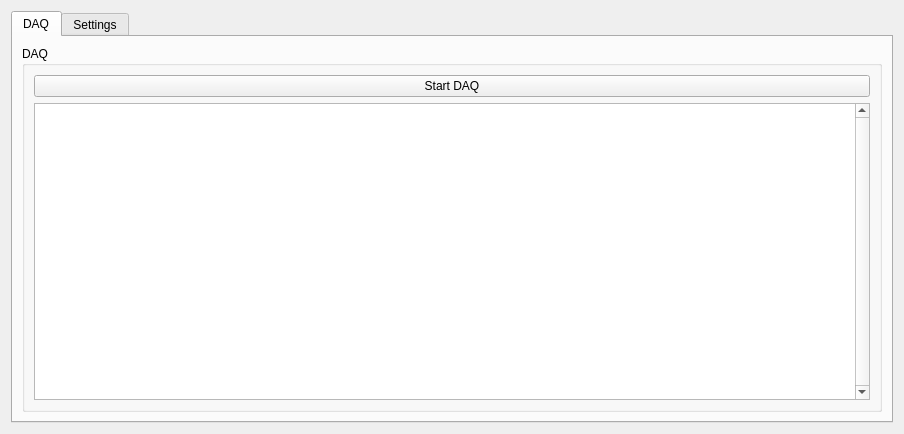
<?xml version="1.0" encoding="UTF-8"?>
<ui version="4.0">
 <class>Form</class>
 <widget class="QWidget" name="Form">
  <property name="enabled">
   <bool>true</bool>
  </property>
  <property name="geometry">
   <rect>
    <x>0</x>
    <y>0</y>
    <width>904</width>
    <height>434</height>
   </rect>
  </property>
  <property name="minimumSize">
   <size>
    <width>0</width>
    <height>0</height>
   </size>
  </property>
  <property name="contextMenuPolicy">
   <enum>Qt::CustomContextMenu</enum>
  </property>
  <property name="windowTitle">
   <string>DAQ Tool</string>
  </property>
  <property name="windowOpacity">
   <double>1.000000000000000</double>
  </property>
  <layout class="QGridLayout" name="gridLayout">
   <item row="0" column="0">
    <widget class="QTabWidget" name="tabWidget">
     <property name="currentIndex">
      <number>0</number>
     </property>
     <widget class="QWidget" name="tab">
      <attribute name="title">
       <string>DAQ</string>
      </attribute>
      <layout class="QGridLayout" name="gridLayout_3">
       <item row="3" column="0">
        <widget class="QGroupBox" name="groupBox">
         <property name="title">
          <string>DAQ</string>
         </property>
         <layout class="QVBoxLayout" name="verticalLayout_2">
          <item>
           <widget class="QPushButton" name="sequence_button">
            <property name="text">
             <string>Start DAQ</string>
            </property>
            <property name="checkable">
             <bool>true</bool>
            </property>
           </widget>
          </item>
          <item>
           <widget class="QTextBrowser" name="textBrowser">
            <property name="sizePolicy">
             <sizepolicy hsizetype="Expanding" vsizetype="Preferred">
              <horstretch>0</horstretch>
              <verstretch>0</verstretch>
             </sizepolicy>
            </property>
            <property name="verticalScrollBarPolicy">
             <enum>Qt::ScrollBarAlwaysOn</enum>
            </property>
           </widget>
          </item>
         </layout>
        </widget>
       </item>
      </layout>
     </widget>
     <widget class="QWidget" name="tab_2">
      <attribute name="title">
       <string>Settings</string>
      </attribute>
      <layout class="QGridLayout" name="gridLayout_2">
       <item row="0" column="1">
        <widget class="QGroupBox" name="groupBox_3">
         <property name="title">
          <string>CRL Status</string>
         </property>
         <widget class="QGroupBox" name="groupBoxCurrentFanStatus">
          <property name="geometry">
           <rect>
            <x>10</x>
            <y>40</y>
            <width>321</width>
            <height>311</height>
           </rect>
          </property>
          <property name="font">
           <font>
            <pointsize>10</pointsize>
            <weight>75</weight>
            <bold>true</bold>
           </font>
          </property>
          <property name="title">
           <string/>
          </property>
          <widget class="QGroupBox" name="groupBoxCurrentFan1">
           <property name="geometry">
            <rect>
             <x>10</x>
             <y>10</y>
             <width>251</width>
             <height>81</height>
            </rect>
           </property>
           <property name="font">
            <font>
             <pointsize>8</pointsize>
             <weight>50</weight>
             <bold>false</bold>
            </font>
           </property>
           <property name="title">
            <string>SASE 1</string>
           </property>
           <widget class="QLabel" name="labelStatusFan1_1">
            <property name="geometry">
             <rect>
              <x>10</x>
              <y>20</y>
              <width>21</width>
              <height>21</height>
             </rect>
            </property>
            <property name="font">
             <font>
              <pointsize>10</pointsize>
              <weight>50</weight>
              <bold>false</bold>
             </font>
            </property>
            <property name="frameShape">
             <enum>QFrame::NoFrame</enum>
            </property>
            <property name="text">
             <string/>
            </property>
            <property name="pixmap">
             <pixmap resource="../../../../Downloads/grid-control-master/grid-control/ui/resources.qrc">:/icons/led-red-on.png</pixmap>
            </property>
            <property name="scaledContents">
             <bool>true</bool>
            </property>
           </widget>
           <widget class="QLabel" name="labelStatusFan1_2">
            <property name="geometry">
             <rect>
              <x>60</x>
              <y>20</y>
              <width>21</width>
              <height>21</height>
             </rect>
            </property>
            <property name="font">
             <font>
              <pointsize>10</pointsize>
              <weight>50</weight>
              <bold>false</bold>
             </font>
            </property>
            <property name="frameShape">
             <enum>QFrame::NoFrame</enum>
            </property>
            <property name="text">
             <string/>
            </property>
            <property name="pixmap">
             <pixmap resource="../../../../Downloads/grid-control-master/grid-control/ui/resources.qrc">:/icons/led-red-on.png</pixmap>
            </property>
            <property name="scaledContents">
             <bool>true</bool>
            </property>
           </widget>
           <widget class="QLabel" name="labelStatusFan1_3">
            <property name="geometry">
             <rect>
              <x>110</x>
              <y>20</y>
              <width>21</width>
              <height>21</height>
             </rect>
            </property>
            <property name="font">
             <font>
              <pointsize>10</pointsize>
              <weight>50</weight>
              <bold>false</bold>
             </font>
            </property>
            <property name="frameShape">
             <enum>QFrame::NoFrame</enum>
            </property>
            <property name="text">
             <string/>
            </property>
            <property name="pixmap">
             <pixmap resource="../../../../Downloads/grid-control-master/grid-control/ui/resources.qrc">:/icons/led-red-on.png</pixmap>
            </property>
            <property name="scaledContents">
             <bool>true</bool>
            </property>
           </widget>
           <widget class="QLabel" name="labelStatusFan1_4">
            <property name="geometry">
             <rect>
              <x>160</x>
              <y>20</y>
              <width>21</width>
              <height>21</height>
             </rect>
            </property>
            <property name="font">
             <font>
              <pointsize>10</pointsize>
              <weight>50</weight>
              <bold>false</bold>
             </font>
            </property>
            <property name="frameShape">
             <enum>QFrame::NoFrame</enum>
            </property>
            <property name="text">
             <string/>
            </property>
            <property name="pixmap">
             <pixmap resource="../../../../Downloads/grid-control-master/grid-control/ui/resources.qrc">:/icons/led-red-on.png</pixmap>
            </property>
            <property name="scaledContents">
             <bool>true</bool>
            </property>
           </widget>
           <widget class="QLabel" name="labelStatusFan1_5">
            <property name="geometry">
             <rect>
              <x>210</x>
              <y>20</y>
              <width>21</width>
              <height>21</height>
             </rect>
            </property>
            <property name="font">
             <font>
              <pointsize>10</pointsize>
              <weight>50</weight>
              <bold>false</bold>
             </font>
            </property>
            <property name="frameShape">
             <enum>QFrame::NoFrame</enum>
            </property>
            <property name="text">
             <string/>
            </property>
            <property name="pixmap">
             <pixmap resource="../../../../Downloads/grid-control-master/grid-control/ui/resources.qrc">:/icons/led-red-on.png</pixmap>
            </property>
            <property name="scaledContents">
             <bool>true</bool>
            </property>
           </widget>
           <widget class="QLabel" name="labelStatusFan1_9">
            <property name="geometry">
             <rect>
              <x>160</x>
              <y>50</y>
              <width>21</width>
              <height>21</height>
             </rect>
            </property>
            <property name="font">
             <font>
              <pointsize>10</pointsize>
              <weight>50</weight>
              <bold>false</bold>
             </font>
            </property>
            <property name="frameShape">
             <enum>QFrame::NoFrame</enum>
            </property>
            <property name="text">
             <string/>
            </property>
            <property name="pixmap">
             <pixmap resource="../../../../Downloads/grid-control-master/grid-control/ui/resources.qrc">:/icons/led-red-on.png</pixmap>
            </property>
            <property name="scaledContents">
             <bool>true</bool>
            </property>
           </widget>
           <widget class="QLabel" name="labelStatusFan1_10">
            <property name="geometry">
             <rect>
              <x>210</x>
              <y>50</y>
              <width>21</width>
              <height>21</height>
             </rect>
            </property>
            <property name="font">
             <font>
              <pointsize>10</pointsize>
              <weight>50</weight>
              <bold>false</bold>
             </font>
            </property>
            <property name="frameShape">
             <enum>QFrame::NoFrame</enum>
            </property>
            <property name="text">
             <string/>
            </property>
            <property name="pixmap">
             <pixmap resource="../../../../Downloads/grid-control-master/grid-control/ui/resources.qrc">:/icons/led-red-on.png</pixmap>
            </property>
            <property name="scaledContents">
             <bool>true</bool>
            </property>
           </widget>
           <widget class="QLabel" name="labelStatusFan1_6">
            <property name="geometry">
             <rect>
              <x>10</x>
              <y>50</y>
              <width>21</width>
              <height>21</height>
             </rect>
            </property>
            <property name="font">
             <font>
              <pointsize>10</pointsize>
              <weight>50</weight>
              <bold>false</bold>
             </font>
            </property>
            <property name="frameShape">
             <enum>QFrame::NoFrame</enum>
            </property>
            <property name="text">
             <string/>
            </property>
            <property name="pixmap">
             <pixmap resource="../../../../Downloads/grid-control-master/grid-control/ui/resources.qrc">:/icons/led-red-on.png</pixmap>
            </property>
            <property name="scaledContents">
             <bool>true</bool>
            </property>
           </widget>
           <widget class="QLabel" name="labelStatusFan1_7">
            <property name="geometry">
             <rect>
              <x>60</x>
              <y>50</y>
              <width>21</width>
              <height>21</height>
             </rect>
            </property>
            <property name="font">
             <font>
              <pointsize>10</pointsize>
              <weight>50</weight>
              <bold>false</bold>
             </font>
            </property>
            <property name="frameShape">
             <enum>QFrame::NoFrame</enum>
            </property>
            <property name="text">
             <string/>
            </property>
            <property name="pixmap">
             <pixmap resource="../../../../Downloads/grid-control-master/grid-control/ui/resources.qrc">:/icons/led-red-on.png</pixmap>
            </property>
            <property name="scaledContents">
             <bool>true</bool>
            </property>
           </widget>
           <widget class="QLabel" name="labelStatusFan1_8">
            <property name="geometry">
             <rect>
              <x>110</x>
              <y>50</y>
              <width>21</width>
              <height>21</height>
             </rect>
            </property>
            <property name="font">
             <font>
              <pointsize>10</pointsize>
              <weight>50</weight>
              <bold>false</bold>
             </font>
            </property>
            <property name="frameShape">
             <enum>QFrame::NoFrame</enum>
            </property>
            <property name="text">
             <string/>
            </property>
            <property name="pixmap">
             <pixmap resource="../../../../Downloads/grid-control-master/grid-control/ui/resources.qrc">:/icons/led-red-on.png</pixmap>
            </property>
            <property name="scaledContents">
             <bool>true</bool>
            </property>
           </widget>
          </widget>
          <widget class="QGroupBox" name="groupBoxCurrentFan2">
           <property name="geometry">
            <rect>
             <x>10</x>
             <y>100</y>
             <width>251</width>
             <height>81</height>
            </rect>
           </property>
           <property name="font">
            <font>
             <pointsize>8</pointsize>
             <weight>50</weight>
             <bold>false</bold>
            </font>
           </property>
           <property name="title">
            <string>SASE2</string>
           </property>
           <widget class="QLabel" name="labelStatusFan2_1">
            <property name="geometry">
             <rect>
              <x>10</x>
              <y>20</y>
              <width>21</width>
              <height>21</height>
             </rect>
            </property>
            <property name="font">
             <font>
              <pointsize>10</pointsize>
              <weight>50</weight>
              <bold>false</bold>
             </font>
            </property>
            <property name="frameShape">
             <enum>QFrame::NoFrame</enum>
            </property>
            <property name="text">
             <string/>
            </property>
            <property name="pixmap">
             <pixmap resource="../../../../Downloads/grid-control-master/grid-control/ui/resources.qrc">:/icons/led-red-on.png</pixmap>
            </property>
            <property name="scaledContents">
             <bool>true</bool>
            </property>
           </widget>
           <widget class="QLabel" name="labelStatusFan2_2">
            <property name="geometry">
             <rect>
              <x>60</x>
              <y>20</y>
              <width>21</width>
              <height>21</height>
             </rect>
            </property>
            <property name="font">
             <font>
              <pointsize>10</pointsize>
              <weight>50</weight>
              <bold>false</bold>
             </font>
            </property>
            <property name="frameShape">
             <enum>QFrame::NoFrame</enum>
            </property>
            <property name="text">
             <string/>
            </property>
            <property name="pixmap">
             <pixmap resource="../../../../Downloads/grid-control-master/grid-control/ui/resources.qrc">:/icons/led-red-on.png</pixmap>
            </property>
            <property name="scaledContents">
             <bool>true</bool>
            </property>
           </widget>
           <widget class="QLabel" name="labelStatusFan2_3">
            <property name="geometry">
             <rect>
              <x>110</x>
              <y>20</y>
              <width>21</width>
              <height>21</height>
             </rect>
            </property>
            <property name="font">
             <font>
              <pointsize>10</pointsize>
              <weight>50</weight>
              <bold>false</bold>
             </font>
            </property>
            <property name="frameShape">
             <enum>QFrame::NoFrame</enum>
            </property>
            <property name="text">
             <string/>
            </property>
            <property name="pixmap">
             <pixmap resource="../../../../Downloads/grid-control-master/grid-control/ui/resources.qrc">:/icons/led-red-on.png</pixmap>
            </property>
            <property name="scaledContents">
             <bool>true</bool>
            </property>
           </widget>
           <widget class="QLabel" name="labelStatusFan2_4">
            <property name="geometry">
             <rect>
              <x>160</x>
              <y>20</y>
              <width>21</width>
              <height>21</height>
             </rect>
            </property>
            <property name="font">
             <font>
              <pointsize>10</pointsize>
              <weight>50</weight>
              <bold>false</bold>
             </font>
            </property>
            <property name="frameShape">
             <enum>QFrame::NoFrame</enum>
            </property>
            <property name="text">
             <string/>
            </property>
            <property name="pixmap">
             <pixmap resource="../../../../Downloads/grid-control-master/grid-control/ui/resources.qrc">:/icons/led-red-on.png</pixmap>
            </property>
            <property name="scaledContents">
             <bool>true</bool>
            </property>
           </widget>
           <widget class="QLabel" name="labelStatusFan2_5">
            <property name="geometry">
             <rect>
              <x>210</x>
              <y>20</y>
              <width>21</width>
              <height>21</height>
             </rect>
            </property>
            <property name="font">
             <font>
              <pointsize>10</pointsize>
              <weight>50</weight>
              <bold>false</bold>
             </font>
            </property>
            <property name="frameShape">
             <enum>QFrame::NoFrame</enum>
            </property>
            <property name="text">
             <string/>
            </property>
            <property name="pixmap">
             <pixmap resource="../../../../Downloads/grid-control-master/grid-control/ui/resources.qrc">:/icons/led-red-on.png</pixmap>
            </property>
            <property name="scaledContents">
             <bool>true</bool>
            </property>
           </widget>
           <widget class="QLabel" name="labelStatusFan2_6">
            <property name="geometry">
             <rect>
              <x>10</x>
              <y>50</y>
              <width>21</width>
              <height>21</height>
             </rect>
            </property>
            <property name="font">
             <font>
              <pointsize>10</pointsize>
              <weight>50</weight>
              <bold>false</bold>
             </font>
            </property>
            <property name="frameShape">
             <enum>QFrame::NoFrame</enum>
            </property>
            <property name="text">
             <string/>
            </property>
            <property name="pixmap">
             <pixmap resource="../../../../Downloads/grid-control-master/grid-control/ui/resources.qrc">:/icons/led-red-on.png</pixmap>
            </property>
            <property name="scaledContents">
             <bool>true</bool>
            </property>
           </widget>
           <widget class="QLabel" name="labelStatusFan2_7">
            <property name="geometry">
             <rect>
              <x>60</x>
              <y>50</y>
              <width>21</width>
              <height>21</height>
             </rect>
            </property>
            <property name="font">
             <font>
              <pointsize>10</pointsize>
              <weight>50</weight>
              <bold>false</bold>
             </font>
            </property>
            <property name="frameShape">
             <enum>QFrame::NoFrame</enum>
            </property>
            <property name="text">
             <string/>
            </property>
            <property name="pixmap">
             <pixmap resource="../../../../Downloads/grid-control-master/grid-control/ui/resources.qrc">:/icons/led-red-on.png</pixmap>
            </property>
            <property name="scaledContents">
             <bool>true</bool>
            </property>
           </widget>
           <widget class="QLabel" name="labelStatusFan2_8">
            <property name="geometry">
             <rect>
              <x>110</x>
              <y>50</y>
              <width>21</width>
              <height>21</height>
             </rect>
            </property>
            <property name="font">
             <font>
              <pointsize>10</pointsize>
              <weight>50</weight>
              <bold>false</bold>
             </font>
            </property>
            <property name="frameShape">
             <enum>QFrame::NoFrame</enum>
            </property>
            <property name="text">
             <string/>
            </property>
            <property name="pixmap">
             <pixmap resource="../../../../Downloads/grid-control-master/grid-control/ui/resources.qrc">:/icons/led-red-on.png</pixmap>
            </property>
            <property name="scaledContents">
             <bool>true</bool>
            </property>
           </widget>
           <widget class="QLabel" name="labelStatusFan2_9">
            <property name="geometry">
             <rect>
              <x>160</x>
              <y>50</y>
              <width>21</width>
              <height>21</height>
             </rect>
            </property>
            <property name="font">
             <font>
              <pointsize>10</pointsize>
              <weight>50</weight>
              <bold>false</bold>
             </font>
            </property>
            <property name="frameShape">
             <enum>QFrame::NoFrame</enum>
            </property>
            <property name="text">
             <string/>
            </property>
            <property name="pixmap">
             <pixmap resource="../../../../Downloads/grid-control-master/grid-control/ui/resources.qrc">:/icons/led-red-on.png</pixmap>
            </property>
            <property name="scaledContents">
             <bool>true</bool>
            </property>
           </widget>
           <widget class="QLabel" name="labelStatusFan2_10">
            <property name="geometry">
             <rect>
              <x>210</x>
              <y>50</y>
              <width>21</width>
              <height>21</height>
             </rect>
            </property>
            <property name="font">
             <font>
              <pointsize>10</pointsize>
              <weight>50</weight>
              <bold>false</bold>
             </font>
            </property>
            <property name="frameShape">
             <enum>QFrame::NoFrame</enum>
            </property>
            <property name="text">
             <string/>
            </property>
            <property name="pixmap">
             <pixmap resource="../../../../Downloads/grid-control-master/grid-control/ui/resources.qrc">:/icons/led-red-on.png</pixmap>
            </property>
            <property name="scaledContents">
             <bool>true</bool>
            </property>
           </widget>
          </widget>
          <widget class="QGroupBox" name="groupBoxCurrentFan3">
           <property name="geometry">
            <rect>
             <x>10</x>
             <y>210</y>
             <width>251</width>
             <height>81</height>
            </rect>
           </property>
           <property name="font">
            <font>
             <pointsize>8</pointsize>
             <weight>50</weight>
             <bold>false</bold>
            </font>
           </property>
           <property name="title">
            <string>SASE 3</string>
           </property>
          </widget>
         </widget>
        </widget>
       </item>
       <item row="0" column="0">
        <widget class="QGroupBox" name="groupBox_2">
         <property name="title">
          <string>Beam pointing measurement configuration</string>
         </property>
         <layout class="QGridLayout" name="gridLayout_4">
          <item row="0" column="1" colspan="2">
           <widget class="QComboBox" name="SASEoptions">
            <item>
             <property name="text">
              <string>SASE1</string>
             </property>
            </item>
            <item>
             <property name="text">
              <string>SASE2</string>
             </property>
            </item>
            <item>
             <property name="text">
              <string>SASE3</string>
             </property>
            </item>
            <item>
             <property name="text">
              <string>SASE1 &amp; SASE2</string>
             </property>
            </item>
            <item>
             <property name="text">
              <string>SASE1 &amp; SASE3</string>
             </property>
            </item>
            <item>
             <property name="text">
              <string>SASE2 &amp; SASE3</string>
             </property>
            </item>
            <item>
             <property name="text">
              <string>SASE1  &amp; SASE2 &amp; SASE 3</string>
             </property>
            </item>
           </widget>
          </item>
          <item row="12" column="1" colspan="2">
           <widget class="QPushButton" name="write_button">
            <property name="text">
             <string>Write to DOOCS</string>
            </property>
            <property name="checkable">
             <bool>false</bool>
            </property>
           </widget>
          </item>
          <item row="2" column="0">
           <widget class="QLabel" name="label_5">
            <property name="maximumSize">
             <size>
              <width>200</width>
              <height>16777215</height>
             </size>
            </property>
            <property name="text">
             <string>SA1 k-value</string>
            </property>
           </widget>
          </item>
          <item row="0" column="0">
           <widget class="QLabel" name="label_4">
            <property name="maximumSize">
             <size>
              <width>200</width>
              <height>16777215</height>
             </size>
            </property>
            <property name="text">
             <string>Run Measurement for:</string>
            </property>
           </widget>
          </item>
          <item row="4" column="2">
           <widget class="QLabel" name="label_9">
            <property name="maximumSize">
             <size>
              <width>200</width>
              <height>16777215</height>
             </size>
            </property>
            <property name="text">
             <string>e-4</string>
            </property>
           </widget>
          </item>
          <item row="9" column="1">
           <widget class="QSpinBox" name="measurement_time">
            <property name="maximum">
             <number>1000</number>
            </property>
           </widget>
          </item>
          <item row="9" column="0">
           <widget class="QLabel" name="label_11">
            <property name="maximumSize">
             <size>
              <width>500</width>
              <height>16777215</height>
             </size>
            </property>
            <property name="text">
             <string>No. of measurements per iteration:</string>
            </property>
           </widget>
          </item>
          <item row="10" column="1">
           <widget class="QSpinBox" name="iterations">
            <property name="maximum">
             <number>1000</number>
            </property>
           </widget>
          </item>
          <item row="11" column="1" colspan="2">
           <widget class="QLabel" name="total_meas_time">
            <property name="text">
             <string>0</string>
            </property>
           </widget>
          </item>
          <item row="5" column="2">
           <widget class="QLabel" name="label_8">
            <property name="maximumSize">
             <size>
              <width>200</width>
              <height>16777215</height>
             </size>
            </property>
            <property name="text">
             <string>e-4</string>
            </property>
           </widget>
          </item>
          <item row="1" column="0" colspan="3">
           <widget class="Line" name="line">
            <property name="orientation">
             <enum>Qt::Horizontal</enum>
            </property>
           </widget>
          </item>
          <item row="5" column="1">
           <widget class="QSpinBox" name="sa3_k">
            <property name="maximum">
             <number>999</number>
            </property>
           </widget>
          </item>
          <item row="2" column="1">
           <widget class="QSpinBox" name="sa1_k">
            <property name="maximum">
             <number>999</number>
            </property>
           </widget>
          </item>
          <item row="5" column="0">
           <widget class="QLabel" name="label_7">
            <property name="maximumSize">
             <size>
              <width>200</width>
              <height>16777215</height>
             </size>
            </property>
            <property name="text">
             <string>SA3 k-value</string>
            </property>
           </widget>
          </item>
          <item row="4" column="1">
           <widget class="QSpinBox" name="sa2_k">
            <property name="maximum">
             <number>999</number>
            </property>
           </widget>
          </item>
          <item row="10" column="0">
           <widget class="QLabel" name="label_12">
            <property name="maximumSize">
             <size>
              <width>500</width>
              <height>16777215</height>
             </size>
            </property>
            <property name="text">
             <string>No. of iterations:</string>
            </property>
           </widget>
          </item>
          <item row="11" column="0">
           <widget class="QLabel" name="label_13">
            <property name="maximumSize">
             <size>
              <width>500</width>
              <height>16777215</height>
             </size>
            </property>
            <property name="text">
             <string>Estimated measurement time (mins):</string>
            </property>
           </widget>
          </item>
          <item row="4" column="0">
           <widget class="QLabel" name="label_6">
            <property name="maximumSize">
             <size>
              <width>200</width>
              <height>16777215</height>
             </size>
            </property>
            <property name="text">
             <string>SA2 k-value</string>
            </property>
           </widget>
          </item>
          <item row="12" column="0">
           <widget class="QPushButton" name="fetch_button">
            <property name="text">
             <string>Fetch from DOOCS</string>
            </property>
            <property name="checkable">
             <bool>false</bool>
            </property>
           </widget>
          </item>
          <item row="2" column="2">
           <widget class="QLabel" name="label_10">
            <property name="maximumSize">
             <size>
              <width>200</width>
              <height>16777215</height>
             </size>
            </property>
            <property name="text">
             <string>e-4</string>
            </property>
           </widget>
          </item>
          <item row="13" column="0" colspan="3">
           <widget class="QLabel" name="log">
            <property name="text">
             <string/>
            </property>
           </widget>
          </item>
         </layout>
        </widget>
       </item>
      </layout>
     </widget>
    </widget>
   </item>
  </layout>
 </widget>
 <resources>
  <include location="../../../../Downloads/grid-control-master/grid-control/ui/resources.qrc"/>
 </resources>
 <connections/>
 <slots>
  <slot>browseSlot()</slot>
 </slots>
</ui>
